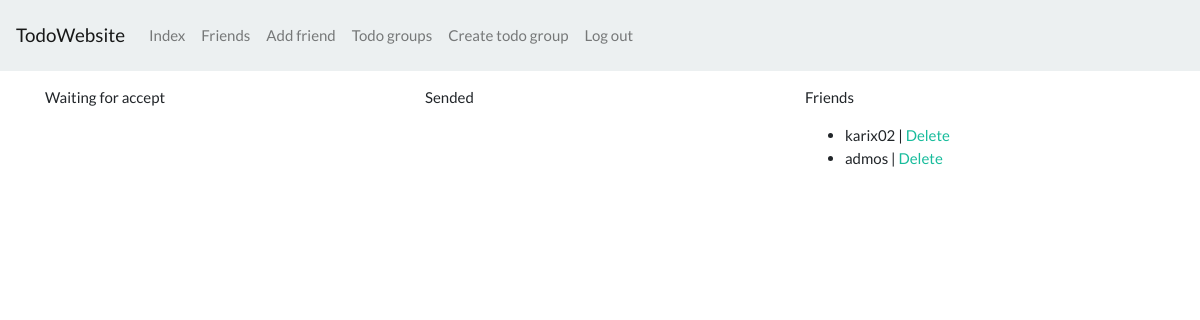
Screenshot of /home/friends/ (signed in) with the database file from the repository.
### friends/models.py (models this page shows, shortened)
class FriendRequest(models.Model):
    sender = models.ForeignKey(User, on_delete=models.CASCADE, related_name='friends_request_sender')
    receiver = models.ForeignKey(User, on_delete=models.CASCADE, related_name='friends_request_receibver')
    sended = models.DateField(auto_now_add=True)
    accepted = models.BooleanField(default=False)
    class Meta:
        ordering = ('sended',)

### userauth/models.py (models this page shows, shortened)
class User(UserBase):
    profile_image = models.ImageField(upload_to=get_profile_image_path, blank=True, null=True)
    friends = models.ManyToManyField('self', blank=True)

### friends/views.py (the view)
# urls.py: path('', index, name='index'),
@login_required
def index(request):
    waiting_for_accept = FriendRequest.objects.filter(receiver=request.user).filter(accepted=False)
    sended = FriendRequest.objects.filter(sender=request.user).filter(accepted=False)
    friends = FriendRequest.objects.filter(
        Q(receiver=request.user) |
        Q(sender=request.user)
    ).filter(accepted=True)
    return render(request, 'friends/list.html', {
        'waiting_for_accept': waiting_for_accept,
        'sended': sended,
        'friends': friends,
    })

### templates/friends/list.html (shortened to what this page needs)
{% extends 'base.html' %}
{% block container %}
    <div class="row">
        <div class="col-12 col-md-4">
            <p>Waiting for accept</p>
        </div>
        <div class="col-12 col-md-4">
            <p>Sended</p>
        </div>
        <div class="col-12 col-md-4">
            <p>Friends</p>
            <ul>
                {% for req in friends %}
                    {% if request.user.id == req.sender.id %}
                        <li>{{ req.receiver.username }} | <a href="{% url 'friends:delete' id=req.id %}">Delete</a></li>
                    {% else %}
                        <li>{{ req.sender.username }} | <a href="{% url 'friends:delete' id=req.id %}">Delete</a></li>
                    {% endif %}
                {% endfor %}
            </ul>
        </div>
    </div>
{% endblock %}

### rows the page displays
FriendRequest: receiver.username "karix02"
FriendRequest: receiver.username "admos"
